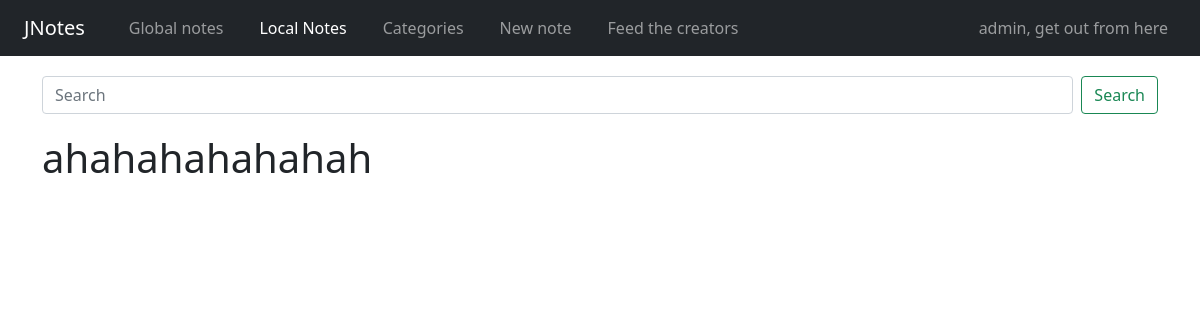
/home/ (signed in), run on an earlier commit of the app's database.
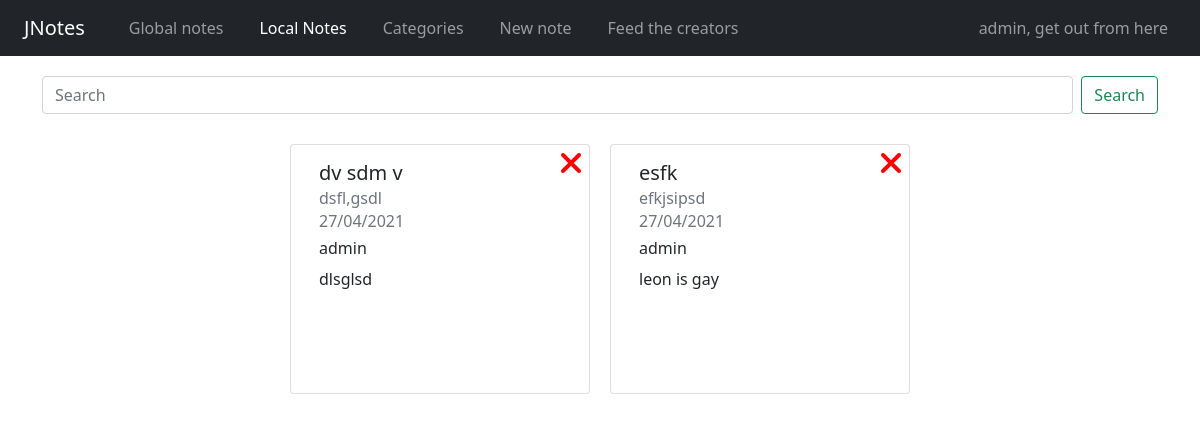
And on a later commit of the database.
### notes/models.py (models this page shows, shortened)
class Note(models.Model):
    author = models.ForeignKey(User, on_delete=models.CASCADE,null=True)
    title_note = models.CharField(blank=True, max_length=150, verbose_name='Заголовок')
    category_note = models.ForeignKey(Category, blank=True, on_delete=models.CASCADE, verbose_name='категория')
    content_note = models.TextField(blank=True, verbose_name='Контент')
    date_note = models.DateTimeField(auto_now_add=True, verbose_name='Дата создания')
    class Meta:
        verbose_name = 'Заметка'
        verbose_name_plural = 'Заметки'
        ordering = ['-date_note']

class Category(models.Model):
    name = models.CharField(max_length=255,  unique=True, editable=True)
    def __str__(self):
        return self.name
    class Meta:
        verbose_name = 'Категория'
        verbose_name_plural = 'Категории'
        ordering = ['name']

### notes/views.py (the view)
# urls.py: path('home/', HomeView.as_view(), name='home'),
class HomeView(ListView):
    model = Note
    template_name = 'notes/home.html'
    ordering = ['-date_note']
    context_object_name = 'notes_list'
    def get_queryset(self):
        if self.request.user.is_active:
            return Note.objects.filter(author=self.request.user).select_related('category_note')

### notes/templates/notes/home.html (shortened to what this page needs)
{% extends 'base.html' %}
{% load static %}
{% block content %}
<link rel="stylesheet" href="{% static 'css/home.css' %}">
{% include 'inc/_search_field.html' %}
<div class="container card-container">
    <div class="row justify-content-center">
    {% if notes_list %}
        {% for post in notes_list %}
        <div onclick="window.location='{% url 'notes:note-detail' post.pk %}'" class="card col-md-12 col-12x">
            <div class="card-body">
                <div class="card-delete">
                    <a href="{% url 'notes:note-delete' post.pk %}">
                        <i class="fas fa-times fa-2x"></i>
                    </a>
                </div>
                <h5 class="card-title">{{ post.title_note }}</h5>
                <h6 class="card-subtitle mb-2 text-muted">{{ post.category_note }}</h6>
                <h6 class="card-subtitle mb-2 text-muted">{{ post.date_note|date:"d/m/Y" }}</h6>
                <h6>{{ post.author }}</h6>
                <p class="card-text">{{ post.content_note|truncatechars:150 }}</p>
            </div>
        </div>
        {% endfor %}
        {% else %}
        <p class="h1 justify-content">ahahahahahahah</p>
        {% endif %}
    </div>
</div>
{% endblock %}

What changed in the data, as far as the page shows it:
added Note: title_note "dv sdm v", category_note "dsfl,gsdl", date_note "27/04/2021", author "admin", content_note "dlsglsd"
added Note: title_note "esfk", category_note "efkjsipsd", date_note "27/04/2021", author "admin", content_note "leon is gay"
Also different on the page:
text no longer shown: "ahahahahahahah"
